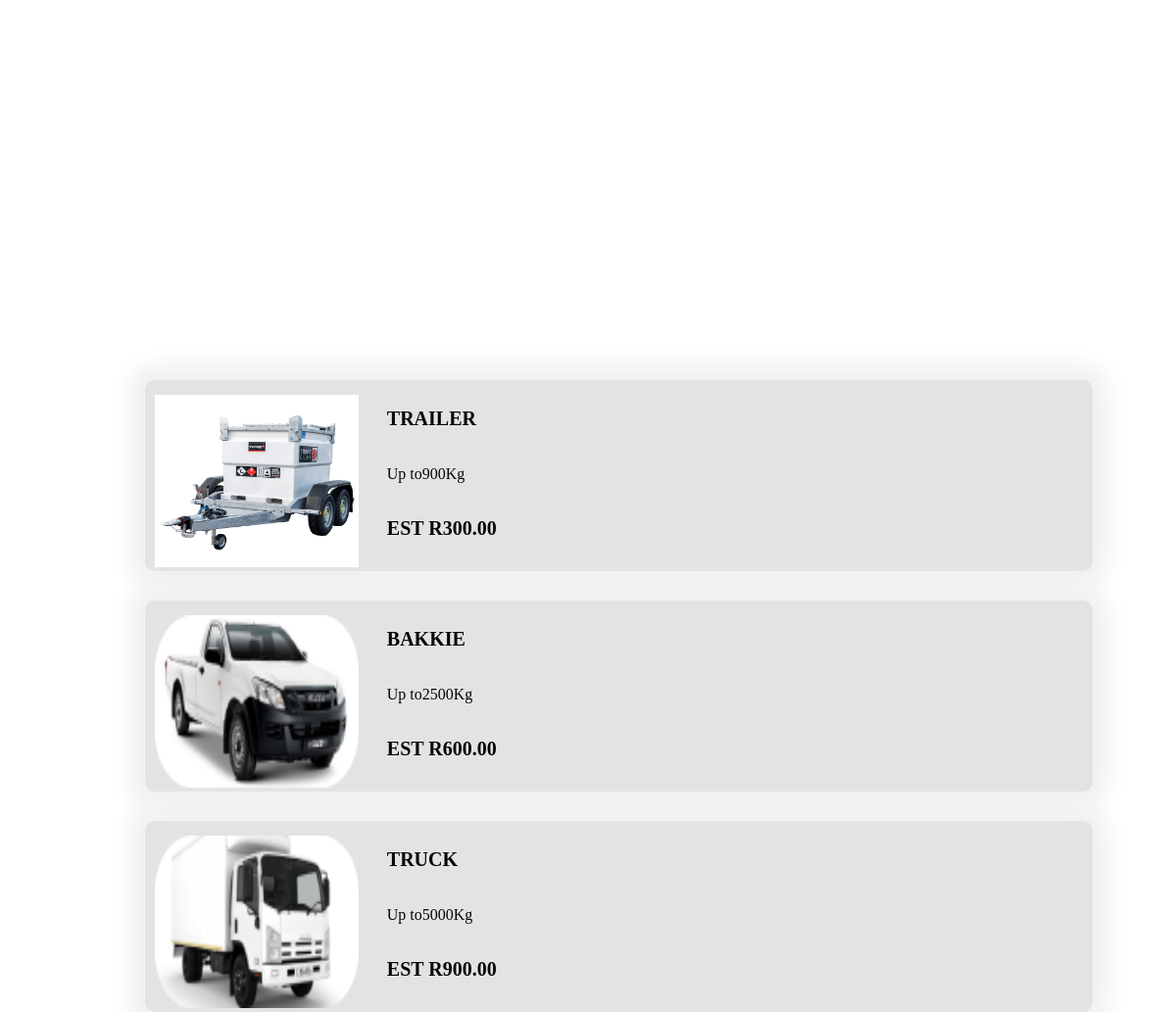
The page /Drivers/show/1/ on the database its author committed.
### Driver/models.py (models this page shows, shortened)
class Vihicle(models.Model):
    Trailer ='Trailer'
    Bakkie ='Bakkie'
    Truck ='Truck'
    transportationChoice = [
        (Trailer,'Trailer'),
        (Bakkie,'Bakkie'),
        (Truck ,'Truck')
    ]
    transportation = models.CharField(max_length=7,choices=transportationChoice, default=Trailer )
    price = models.DecimalField(max_digits=6,decimal_places=2)
    weight = models.IntegerField()
    car_registration= models.ForeignKey(Driver,on_delete=models.PROTECT)
    image = models.ImageField()

### Driver/views.py (the view)
# urls.py: path('show/<int:relocate_id>/', views.displayVihicle, name='show'),
def displayVihicle(request,relocate_id):
    items = Vihicle.objects.all()
    context = {
        "items":items,
        "relocate_id": relocate_id
    }
    return render(request,"chooseride.html",context)

### templates/chooseride.html (shortened to what this page needs)
{% load static %}
<!DOCTYPE html>
<html lang="en">
   <head>
      <link rel="stylesheet" href= '{% static "ride.css" %}'>
      <link href='https://api.mapbox.com/mapbox-gl-js/v2.9.1/mapbox-gl.css' rel='stylesheet' />
   </head>
   <body>
         <div id='map' style='width: 100%; height: 300px;'></div>
         {% for item in items %}
         <div class="container" style="padding-bottom: 10%;">
            <div class="services_section_2">
               <div class="news_main" onclick="details({{item.id}}, {{item.distance}})">
                  <div class="news_section_left">
                     <div class="image_2"><img src="{{item.image.url}}" style="width: 13rem;height: 11rem;"></div>
                  </div>
                  <div class="news_section_right" >
                     <h1 class="great_text">{{item.transportation}}</h1>
                     <p class="dolor_text">Up to{{item.weight}}Kg</p>
                     <h1 class="great_text">est R{{item.price}}</h1>
                  </div>
               </div>
            </div>
         </div>
         {% endfor %}
   </body>
</html>

### MoveItProject/static/ride.css (style rules this page uses)
.news_main { width: 100%; float: right; padding-top: 40px; background-color: rgb(227, 227, 227); border-radius: 10px; padding: 15px 10px 0px 10px; box-shadow: 0px 0px 22px 16px #f0f0f0; margin-top: 30px; }
.news_section_left { width: 25%; float: left; }
.news_section_right { width: 50%; float: left; }
.great_text { width: 100%; float: left; font-size: 20px; color: #070706; text-transform: uppercase; font-weight: bold; }
.services_section_2 { width: 80%; margin-top: 50px; margin-left: 10rem; }
.dolor_text { width: 100%; float: left; font-size: 16px; color: #070706; margin-left: 0px; line-height: 30px; }
img { width: 20px; height: 20px; }

### templates/chooseride.html (style rules this page uses)
.news_main { cursor: pointer; }

### rows shown on the page
Vihicle: image (picture), transportation "TRAILER", weight "900", price "300.00"
Vihicle: image (picture), transportation "BAKKIE", weight "2500", price "600.00"
Vihicle: image (picture), transportation "TRUCK", weight "5000", price "900.00"
